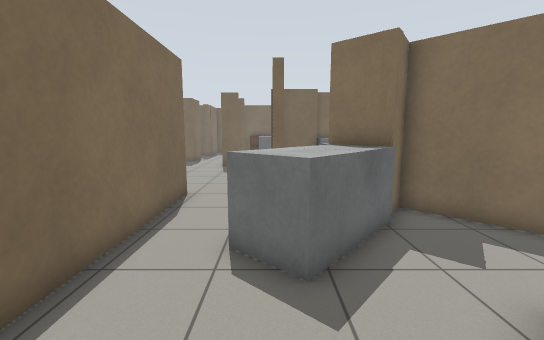
view 1 (above)

23 first-person views from a walk through a robot-simulator world made for Gazebo. The camera is 1.2 m above the floor, tilts 8° down and sees 90° across. The floor is counted in squares, 0.5 m on a side. Each view is taken from the middle of a square. On the plan, view 1 faces up. The plan holds only what a view shows up to about 17 squares ahead; the rest is blank. Robots are left out. Simple patterns stand in for the simulator's built-in surfaces.

view 2
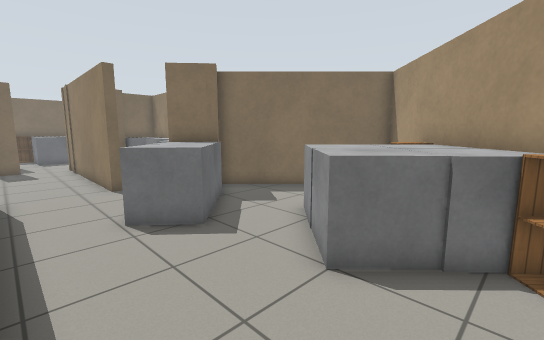

view 3
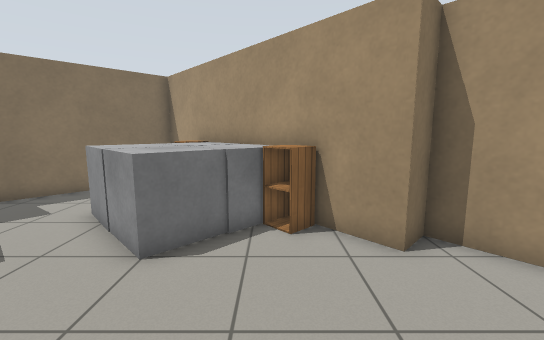

view 4
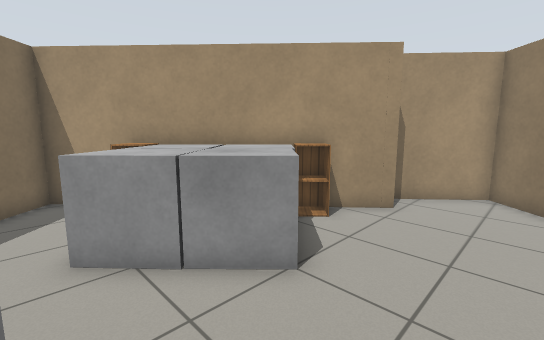

view 5
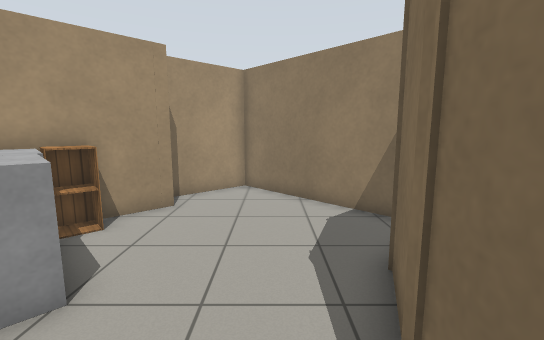

view 6
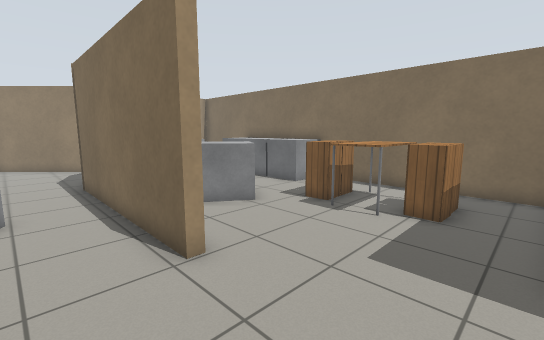

view 7
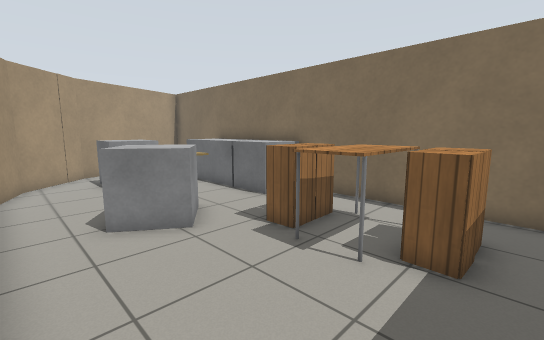

view 8
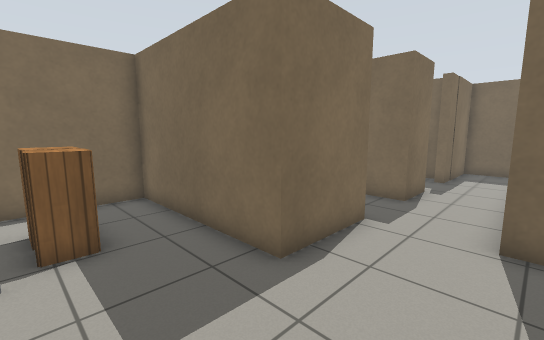

view 9
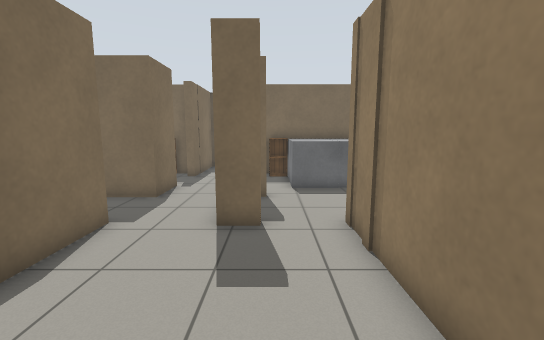

view 10
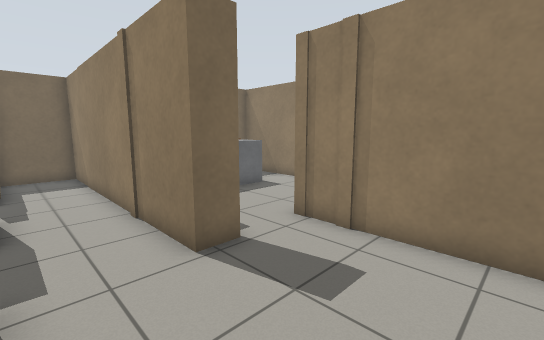

view 11
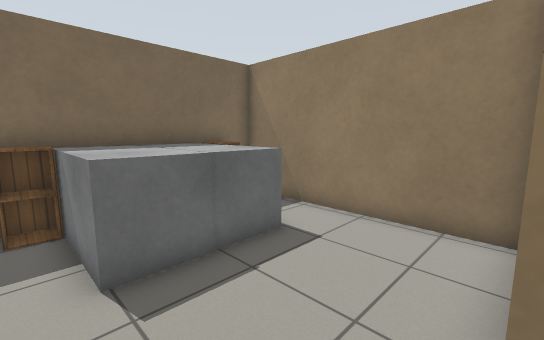

view 12
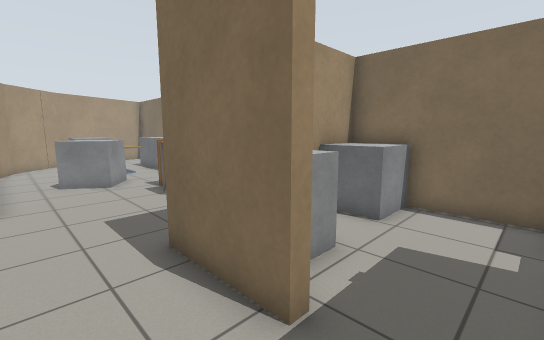

view 13
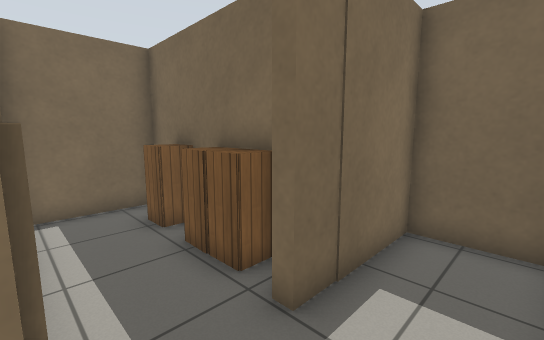

view 14
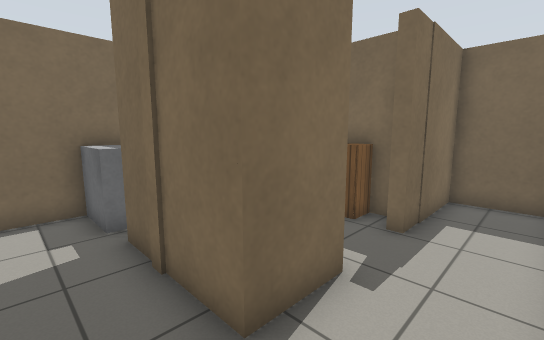

view 15
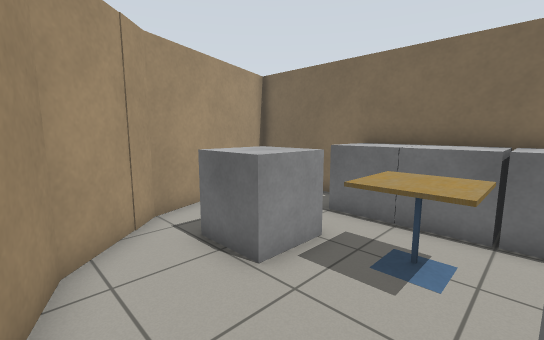

view 16
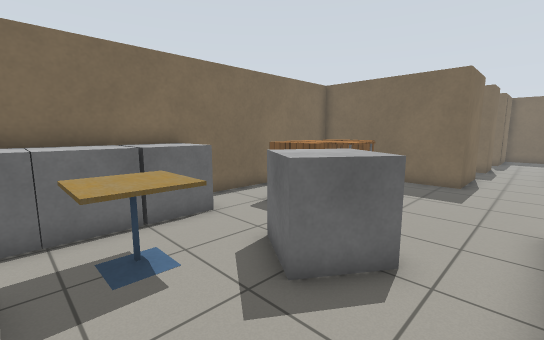

view 17
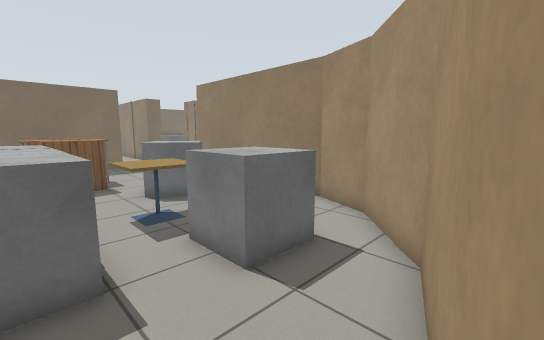

view 18
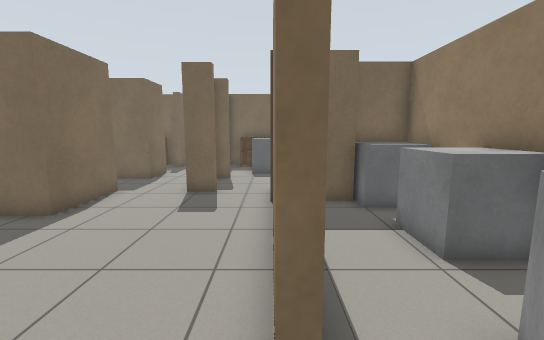

view 19
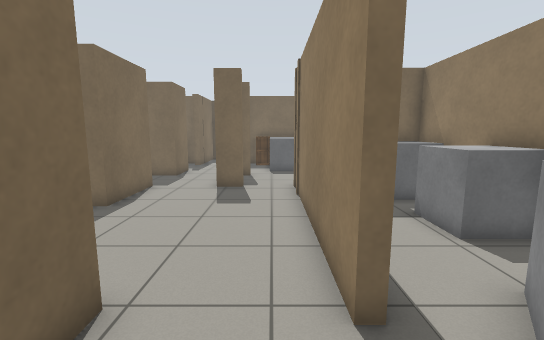

view 20
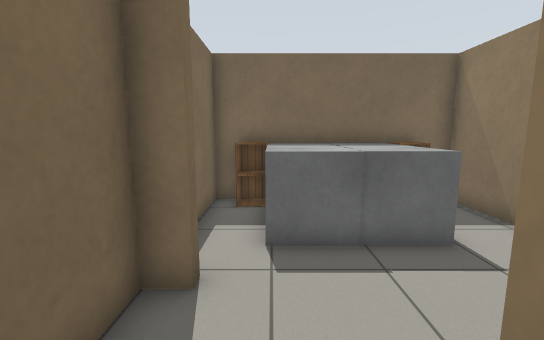

view 21
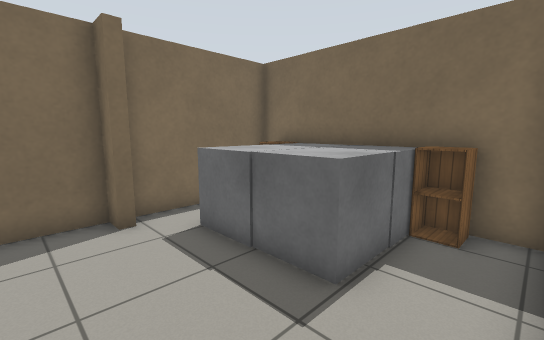

view 22
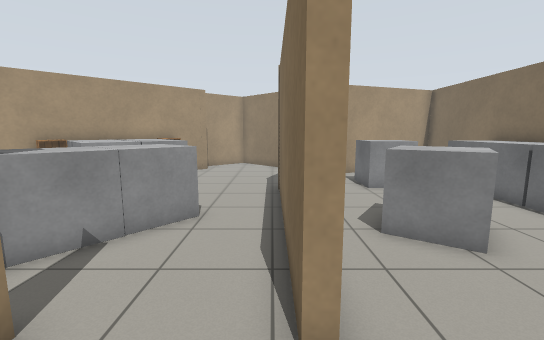

view 23
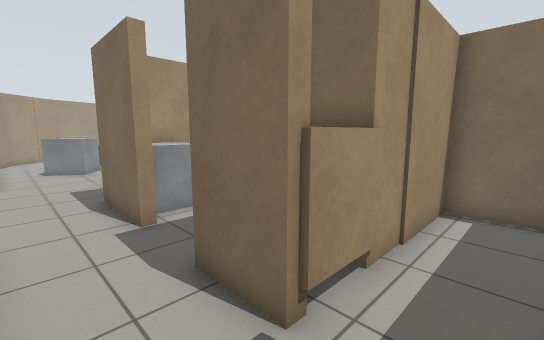

### Floor plan
Ten units are one square. View 1 is at (0, 0); x grows to the right and y downward. Boxes are objects, and circles mark ways between rooms. Rooms are numbered by the first view taken in them; rooms with no view inside come last. Other rooms are left out.
<svg viewBox="-140 -312 240 398">
<path fill="none" stroke="#000" d="M-32 -19 -41 5M-55 34 -8 81 21 55 12 47 95 -30 40 -84 32 -73 24 -80M-33 -104 -33 -15M-63 -190 -63 -156 -132 -156 -132 -64M0 -101 0 -191M-22 -187 -34 -187 -34 -307 -63 -307 -63 -266 -66 -266M-132 -215 -132 -160 -79 -160M-132 -6 -132 48 -69 26 -45 4 -37 -18 -37 -104 -33 -104M-67 -276 -132 -276 -132 -241 -63 -241 -63 -218 -104 -218M-22 -224 -22 -218 -30 -218 -30 -198M-22 -192 -22 -187M53 -191 53 -276 -30 -276 -30 -225"/>
<rect x="-15" y="-65" width="30" height="30" fill="#bbb"><title>grey box</title></rect>
<rect x="5" y="-15" width="30" height="30" fill="#bbb"><title>grey box</title></rect>
<rect x="5" y="-85" width="30" height="30" fill="#bbb"><title>grey box</title></rect>
<rect x="15" y="15" width="20" height="10" fill="#bbb"><title>cabinet</title></rect>
<rect x="25" y="-5" width="20" height="30" fill="#bbb"><title>grey box</title></rect>
<rect x="25" y="-35" width="30" height="30" fill="#bbb"><title>grey box</title></rect>
<rect x="45" y="-5" width="20" height="10" fill="#bbb"><title>grey box</title></rect>
<rect x="55" y="-25" width="20" height="20" fill="#bbb"><title>cabinet</title></rect>
<rect x="-135" y="-25" width="30" height="20" fill="#bbb"><title>grey box</title></rect>
<rect x="-135" y="-45" width="30" height="20" fill="#bbb"><title>grey box</title></rect>
<rect x="-135" y="-65" width="30" height="20" fill="#bbb"><title>grey box</title></rect>
<rect x="-135" y="-185" width="30" height="30" fill="#bbb"><title>grey box</title></rect>
<rect x="-135" y="-235" width="30" height="20" fill="#bbb"><title>grey box</title></rect>
<rect x="-115" y="-105" width="20" height="20" fill="#bbb"><title>cabinet</title></rect>
<rect x="-115" y="-115" width="30" height="10" fill="#bbb"><title>table</title></rect>
<rect x="-115" y="-135" width="20" height="20" fill="#bbb"><title>cabinet</title></rect>
<rect x="-115" y="-275" width="10" height="10" fill="#bbb"><title>cabinet</title></rect>
<rect x="-105" y="-45" width="30" height="20" fill="#bbb"><title>cafe table</title></rect>
<rect x="-95" y="-15" width="30" height="20" fill="#bbb"><title>grey box</title></rect>
<rect x="-95" y="-105" width="10" height="20" fill="#bbb"><title>cabinet</title></rect>
<rect x="-95" y="-135" width="10" height="20" fill="#bbb"><title>cabinet</title></rect>
<rect x="-95" y="-185" width="30" height="20" fill="#bbb"><title>grey box</title></rect>
<rect x="-95" y="-275" width="10" height="10" fill="#bbb"><title>cabinet</title></rect>
<rect x="-85" y="-85" width="30" height="40" fill="#bbb"><title>grey box</title></rect>
<rect x="-85" y="-275" width="10" height="10" fill="#bbb"><title>cabinet</title></rect>
<rect x="-25" y="-275" width="20" height="10" fill="#bbb"><title>cabinet</title></rect>
<rect x="-15" y="-255" width="30" height="20" fill="#bbb"><title>grey box</title></rect>
<rect x="-15" y="-275" width="30" height="20" fill="#bbb"><title>grey box</title></rect>
<rect x="15" y="-255" width="20" height="20" fill="#bbb"><title>grey box</title></rect>
<rect x="15" y="-275" width="20" height="20" fill="#bbb"><title>grey box</title></rect>
<rect x="25" y="-275" width="20" height="10" fill="#bbb"><title>cabinet</title></rect>
<circle cx="-15" cy="-100" r="3" fill="#2a7"/>
<circle cx="-15" cy="-190" r="3" fill="#2a7"/>
<text x="10" y="-20">1</text>
<text x="-80" y="-120">2</text>
<text x="10" y="-230">3</text>
</svg>
Room 1 opens to room 2. Room 2 opens to room 3.

Where each view was taken, in squares from view 1:
view 1: 0 up, 0 right, facing up
view 2: 2 down, 3 left, facing up-right
view 3: 2 down, 4 left, facing right
view 4: 4 up, 2 left, facing down-right
view 5: 4 up, 2 left, facing down
view 6: 15 up, 1 left, facing down-left
view 7: 14 up, 4 left, facing down-left
view 8: 12 up, 3 left, facing up-left
view 9: 12 up, 2 left, facing up
view 10: 14 up, 6 left, facing up-right
view 11: 19 up, 2 left, facing up-right
view 12: 21 up, 4 left, facing down-left
view 13: 24 up, 4 left, facing up-left
view 14: 20 up, 4 left, facing up-left
view 15: 5 up, 4 left, facing down-left
view 16: 2 up, 4 left, facing up-left
view 17: 4 down, 12 left, facing up-right
view 18: 8 up, 0 right, facing up
view 19: 7 up, 1 left, facing up
view 20: 18 up, 1 left, facing up
view 21: 20 up, 5 right, facing up-left
view 22: 13 up, 3 left, facing down
view 23: 26 up, 4 left, facing down-left
